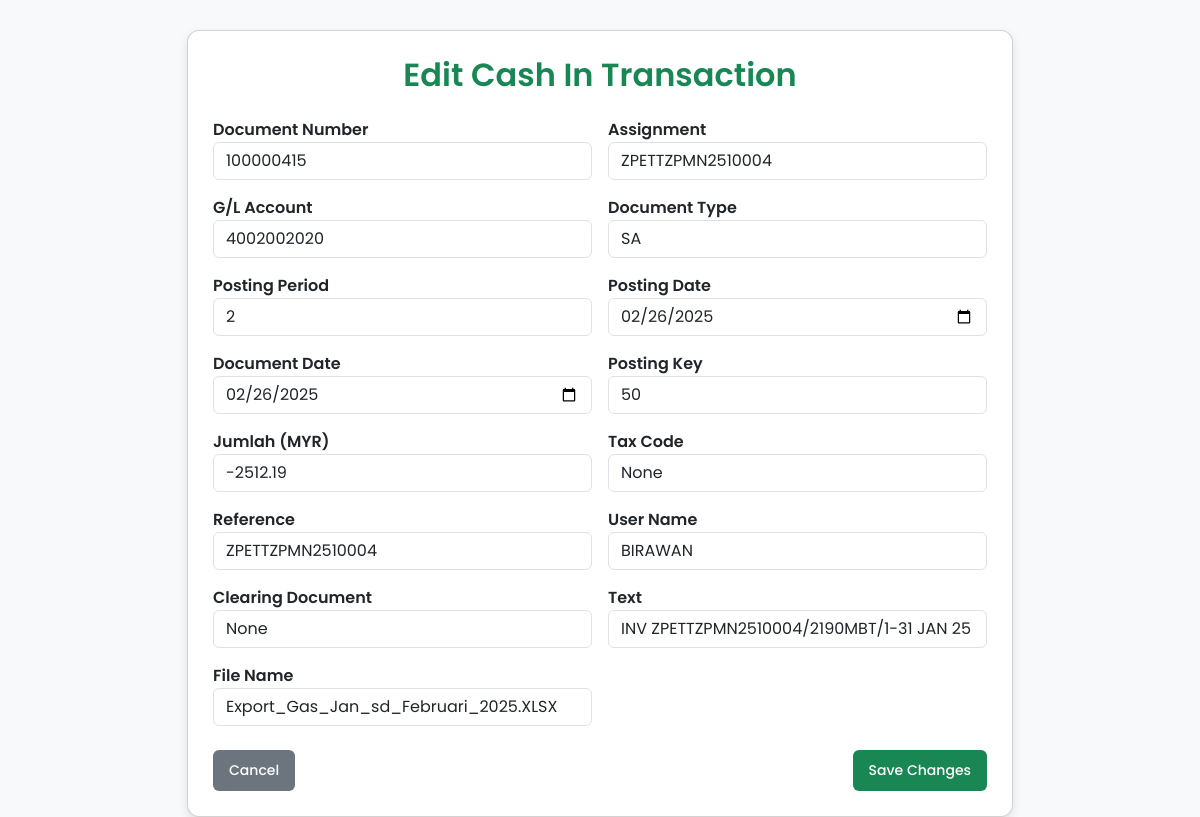
/edit-cash-in/29, run on the app's committed database.
### tables this page shows
CREATE TABLE cash_in (
                        id INTEGER PRIMARY KEY AUTOINCREMENT,
                        document_number TEXT,
                        assignment TEXT,
                        gl_account TEXT,
                        document_type TEXT,
                        posting_period TEXT,
                        posting_date DATE,
                        document_date DATE,
                        posting_key TEXT,
                        jumlah_myr DECIMAL(15,2),
                        local_currency TEXT,
                        tax_code TEXT,
                        amount_in_doc_currency DECIMAL(15,2), 
                        amount_loc_curr_3 DECIMAL(15,2),
                        document_currency TEXT,
                        reference TEXT,
                        user_name TEXT,
                        clearing_document TEXT,
                        text TEXT,
                        file_name TEXT
                    );

### app.py (the view, shortened to what this page needs)
@app.route('/edit-cash-in/<int:id>', methods=['GET', 'POST'])
def edit_cash_in(id):
    conn = get_db_connection()
    cash_in = conn.execute('SELECT * FROM cash_in WHERE id = ?', (id,)).fetchone()
    conn.close()
    return render_template("edit_cash_in.html", cash_in=cash_in)

### app.py (called while the page is built)
def get_db_connection():
    conn = sqlite3.connect(DATABASE)
    conn.row_factory = sqlite3.Row
    return conn

### templates/edit_cash_in.html (shortened to what this page needs)
<!DOCTYPE html>
<html lang="en">
<head>
  <link href="https://cdn.jsdelivr.net/npm/bootstrap@5.3.0/dist/css/bootstrap.min.css" rel="stylesheet">
  <link rel="stylesheet" href="{{ url_for('static', filename='styles.css') }}">
</head>
<body>
<div class="container">
  <div class="card">
    <h2 class="text-center text-success mb-4">Edit Cash In Transaction</h2>
    <form method="POST">
      <div class="row g-3">
        <div class="col-md-6">
          <label>Document Number</label>
          <input type="text" name="document_number" class="form-control" value="{{ cash_in['document_number'] }}" required>
        </div>
        <div class="col-md-6">
          <label>Assignment</label>
          <input type="text" name="assignment" class="form-control" value="{{ cash_in['assignment'] }}">
        </div>
        <div class="col-md-6">
          <label>G/L Account</label>
          <input type="text" name="gl_account" class="form-control" value="{{ cash_in['gl_account'] }}">
        </div>
        <div class="col-md-6">
          <label>Document Type</label>
          <input type="text" name="document_type" class="form-control" value="{{ cash_in['document_type'] }}">
        </div>
        <div class="col-md-6">
          <label>Posting Period</label>
          <input type="text" name="posting_period" class="form-control" value="{{ cash_in['posting_period'] }}">
        </div>
        <div class="col-md-6">
          <label>Posting Date</label>
          <input type="date" name="posting_date" class="form-control" value="{{ cash_in['posting_date'] }}">
        </div>
        <div class="col-md-6">
          <label>Document Date</label>
          <input type="date" name="document_date" class="form-control" value="{{ cash_in['document_date'] }}">
        </div>
        <div class="col-md-6">
          <label>Posting Key</label>
          <input type="text" name="posting_key" class="form-control" value="{{ cash_in['posting_key'] }}">
        </div>
        <div class="col-md-6">
          <label>Jumlah (MYR)</label>
          <input type="number" step="0.01" name="jumlah_myr" class="form-control" value="{{ cash_in['jumlah_myr'] }}">
        </div>
        <div class="col-md-6">
          <label>Tax Code</label>
          <input type="text" name="tax_code" class="form-control" value="{{ cash_in['tax_code'] }}">
        </div>
        <div class="col-md-6">
          <label>Reference</label>
          <input type="text" name="reference" class="form-control" value="{{ cash_in['reference'] }}">
        </div>
        <div class="col-md-6">
          <label>User Name</label>
          <input type="text" name="user_name" class="form-control" value="{{ cash_in['user_name'] }}">
        </div>
        <div class="col-md-6">
          <label>Clearing Document</label>
          <input type="text" name="clearing_document" class="form-control" value="{{ cash_in['clearing_document'] }}">
        </div>
        <div class="col-md-6">
          <label>Text</label>
          <input type="text" name="text" class="form-control" value="{{ cash_in['text'] }}">
        </div>
        <div class="col-md-6">
          <label>File Name</label>
          <input type="text" name="file_name" class="form-control" value="{{ cash_in['file_name'] }}">
        </div>
      </div>
      <div class="d-flex justify-content-between mt-4">
        <a href="{{ url_for('dashboard') }}" class="btn btn-secondary">Cancel</a>
        <button type="submit" class="btn btn-success">Save Changes</button>
      </div>
    </form>
  </div>
</div>
</body>
</html>

### static/styles.css (style rules this page uses)
* { margin: 0; padding: 0; box-sizing: border-box; font-family: 'Poppins', sans-serif; }
body { background-color: #f6f7fb; display: flex; color: #333; }
h1, h2 { font-weight: 600; color: #2c2c2c; margin-bottom: 20px; }
button, .btn { border-radius: 6px; font-size: 14px; padding: 10px 16px; font-weight: 500; border: none; cursor: pointer; transition: 0.3s ease; }

### templates/edit_cash_in.html (style rules this page uses)
body { background-color: #f8f9fa; }
.container { margin-top: 30px; max-width: 850px; }
.card { padding: 25px; border-radius: 12px; box-shadow: 0px 4px 10px rgba(0, 0, 0, 0.1); background: #ffffff; }
label { font-weight: 600; }

### data on the page
cash_in: document_number "100000415", assignment "ZPETTZPMN2510004", gl_account "4002002020", document_type "SA", posting_period "2", posting_date "02/26/2025", document_date "02/26/2025", posting_key "50", jumlah_myr "-2512.19", reference "ZPETTZPMN2510004", user_name "BIRAWAN", text "INV ZPETTZPMN2510004/2190MBT/1-31 JAN 25", file_name "Export_Gas_Jan_sd_Februari_2025.XLSX"
